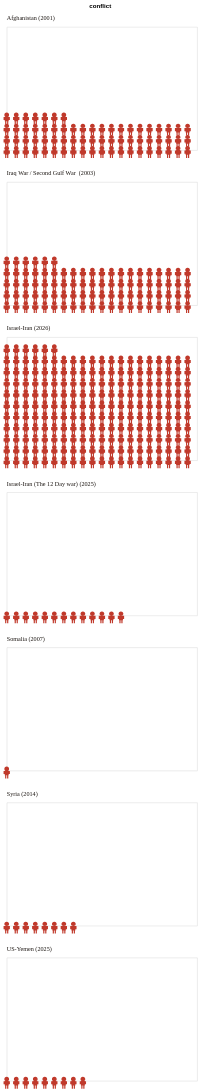

Notebook cell for this chart:
### Code cell
#now to chart the chart

chart = alt.Chart(figures).mark_point(
    shape=child_shape,
    filled=True,
    size=2,
    opacity=1.0
).encode(
    x=alt.X("col:Q",
        axis=None,
        scale=alt.Scale(domain=[0, COLS])),
    y=alt.Y("row:Q",
        axis=None,
        scale=alt.Scale(domain=[0, max_rows])),
    color=alt.value("#C0392B"),
    facet=alt.Facet(
        "conflict:N",
        columns=1,
        header=alt.Header(
            labelFont="IBM Plex Mono",
            labelFontSize=11,
            labelColor="#1a1410",
            labelAlign="left",
            labelAnchor="start"
        )
    ),
    tooltip=[
        alt.Tooltip("conflict:N"),
        alt.Tooltip("children:Q"),
    ]
).properties(
    width=340,
    height=panel_height
)

chart

### Figure 1 — Vega-Lite specification as saved in the notebook (floating-point values rounded to 4 significant figures; data arrays with more than 128 entries replaced by an {"elided": "..."} marker saying what was removed)
{"config": {"view": {"continuousWidth": 300, "continuousHeight": 300}}, "data": {"name": "data-462c3d1485a3ee0b32b9f112a0eb9d4c"}, "mark": {"type": "point", "filled": true, "opacity": 1.0, "shape": "M0,-10 C4,-10 6,-7 6,-4 C6,-1 4,0 0,0 C-4,0 -6,-1 -6,-4 C-6,-7 -4,-10 0,-10Z M-5,0 L-5,12 L5,12 L5,0Z M-8,1 L-5,1 L-5,9 L-8,9Z M5,1 L8,1 L8,9 L5,9Z M-4,12 L-4,20 L-1,20 L-1,12Z M1,12 L1,20 L4,20 L4,12Z", "size": 2}, "encoding": {"color": {"value": "#C0392B"}, "facet": {"columns": 1, "field": "conflict", "header": {"labelAlign": "left", "labelAnchor": "start", "labelColor": "#1a1410", "labelFont": "IBM Plex Mono", "labelFontSize": 11}, "type": "nominal"}, "tooltip": [{"field": "conflict", "type": "nominal"}, {"field": "children", "type": "quantitative"}], "x": {"axis": null, "field": "col", "scale": {"domain": [0, 20]}, "type": "quantitative"}, "y": {"axis": null, "field": "row", "scale": {"domain": [0, 11.0]}, "type": "quantitative"}}, "height": 220, "width": 340, "$schema": "https://vega.github.io/schema/vega-lite/v6.1.0.json", "datasets": {"data-462c3d1485a3ee0b32b9f112a0eb9d4c": {"elided": "390 records"}}}
